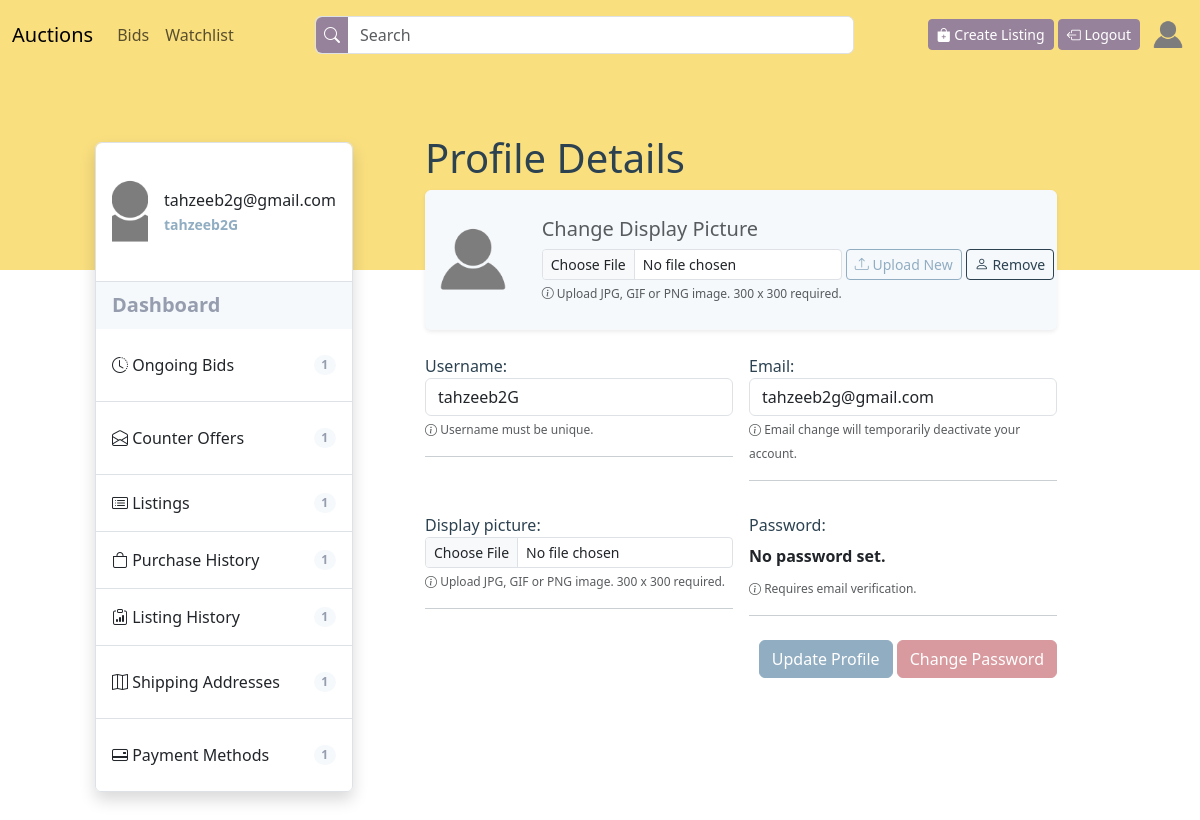
The app's page /users/profile (signed in) with its own data.
### users/models.py (models this page shows, shortened)
class User(AbstractUser):
    email = models.EmailField(unique=True)
    watchlist = models.ManyToManyField(
        'auctions.Listing', null=True, blank=True)
    is_oauth_registered = models.BooleanField(default=False)
    display_picture = models.ImageField(
        upload_to='display-pictures/', max_length=250, default='display-pictures/default-dp.png')
    email_verification_token = models.CharField(
        max_length=200, null=True, blank=True)
    forget_password_token = models.CharField(
        max_length=200, null=True, blank=True)
    previous_email = models.EmailField(null=True, default=None)

### users/views.py (the view, shortened to what this page needs)
# urls.py: path("profile", views.user_profile, name='profile'),
@login_required(login_url=settings.LOGIN_URL)
def user_profile(request):
    user = request.user
    user_dict = {'username': user.username, 'email': user.email}
    form = UserUpdateForm(initial=user_dict)
    return render(request, 'users/profile-details.html', {'user': user, 'form': form, })

### users/templates/users/profile-details.html (shortened to what this page needs)
{% extends "users/profile-layout.html" %}
{% block child%}
<h4 class="display-6">Profile Details </h4>
<div class="card py-4 px-xl-0 px-3 list-bg shadow-sm">
    <div class="row align-items-center justify-content-center">
        <div class="col-auto my-xl-0 my-2">
            <img src="{{user.display_picture.url}}" class="thumbnail-image">
        </div>
        <div class="col-auto text-xl-start text-center my-xl-0 my-2">
            <h4 class="text-muted lead">Change Display Picture</h4>
            <form method="post" enctype="multipart/form-data"
                class="row g-1 align-items-start justify-content-center px-xl-0 px-2">
                <div class="col-auto" id="display-picture-section">
                    {{ form.display_picture }}
                    <small class="text-muted small-custom"><i class="bi bi-info-circle"></i>
                        {{form.display_picture.help_text}}</small>
                </div>
                <div class="col-auto">
                    <button type="submit" class="btn btn-outline-primary btn-sm loader-on-click w-100"><i
                            class="bi bi-upload"></i>
                        Upload New</button>
                </div>
                <div class="col-auto">
                    <a class="btn btn-outline-dark btn-sm w-100" href="{% url 'profile' %}?remove_picture"><i
                            class="bi bi-person"></i>
                        Remove</a>
                </div>
            </form>
        </div>
    </div>
</div>
<form class="my-4" action="{% url 'profile' %}" method="post" id="email-form" enctype="multipart/form-data">
    <div class="row g-3 align-items-start justify-content-between">
        {% for field in form%}
        <div class="col-xl-6 col-12 form-group px-2">
            <label class="fw-medium lead fs-6" for="{{field.id_for_label}}">{{field.label}}: </label>
            {{ field }}
            {% if field.help_text%}
            <small class="text-muted small-custom"><i class="bi bi-info-circle"></i>
                {{field.help_text}}</small>
            {% endif %}
            <hr>
        </div>
        {% endfor %}
    </div>
    <div class="text-end">
        <button type="button" class="btn btn-primary mt-2" onClick="confirmProfileChange()" id="email-form-button">Update
            Profile</button>
        <a class="btn btn-danger loader-on-click mt-2" href="{% url 'forgot-password' %}">Change
            Password
        </a>
    </div>
</form>
{% endblock child %}

### users/templates/users/profile-layout.html
{% extends "auctions/layout.html" %}
{% block body %}
<div class="backdrop">
</div>
<div class="container-fluid p-5 overlap-container">
    <div class="row align-items-start justify-content-center">
        <div class="col-xl-3 col-12 mt-xl-4 mt-4">
            <ul class="list-group list-group-flush border rounded shadow">
                <li class="list-group-item d-flex justify-content-start align-items-center py-4 border-none">
                    <img src="{{user.display_picture.url}}" class="thumbnail-image">
                    <div class="ms-3 fw-medium">
                        {{request.user.email}}
                        <br>
                        <small class="fw-bold highlighted-text">{{request.user.username}}</small>
                    </div>
                </li>
                <li class="list-group-item list-bg d-flex justify-content-between align-items-center fw-bold lead">
                    Dashboard
                </li>
                <li class="list-group-item list">
                    <a class="d-flex justify-content-between align-items-center lead py-3 fs-6"
                        href="{% url 'ongoing-bids' %}">
                        <span><i class="bi bi-clock-history"></i> Ongoing Bids</span>
                        <span class="badge badge-bd rounded-pill">1</span>
                    </a>
                </li>
                <li class="list-group-item list">
                    <a class="d-flex justify-content-between align-items-center lead py-3 fs-6"
                        href="{% url 'counter-offers' %}">
                        <span><i class="bi bi-envelope-open"></i> Counter Offers</span>
                        <span class="badge badge-bd rounded-pill">1</span>
                    </a>
                </li>
                <li class="list-group-item list d-flex justify-content-between align-items-center lead py-3 fs-6">
                    <span><i class="bi bi-card-list"></i> Listings </span>
                    <span class="badge badge-bd rounded-pill">1</span>
                </li>
                <li class="list-group-item list d-flex justify-content-between align-items-center lead py-3 fs-6">
                    <span><i class="bi bi-bag"></i> Purchase History</span>
                    <span class="badge badge-bd rounded-pill">1</span>
                </li>
                <li class="list-group-item list d-flex justify-content-between align-items-center lead py-3 fs-6">
                    <span><i class="bi bi-clipboard-data"></i> Listing History</span>
                    <span class="badge badge-bd rounded-pill">1</span>
                </li>
                <li class="list-group-item list">
                    <a class="d-flex justify-content-between align-items-center lead py-3 fs-6"
                        href="{% url 'view-shipping-address' %}">
                        <span><i class="bi bi-map"></i> Shipping Addresses</span>
                        <span class="badge badge-bd rounded-pill">1</span>
                    </a>
                </li>
                <li class="list-group-item list">
                    <a class="d-flex justify-content-between align-items-center lead py-3 fs-6"
                        href="{% url 'view-payment-methods' %}">
                        <span><i class="bi bi-credit-card-2-back"></i> Payment Methods</span>
                        <span class="badge badge-bd rounded-pill">1</span>
                    </a>
                </li>
            </ul>
        </div>
        <div class="col-xl-8 col-12 mt-xl-0 mt-5">
            <div class="px-xl-5 px-0 py-3" id="user-profile-content-container">
                {% block child %}
                {% endblock child%}
            </div>
        </div>
    </div>
</div>
{% endblock %}

### auctions/templates/auctions/layout.html (shortened to what this page needs)
{% load static %}
<!DOCTYPE html>
<html lang="en">
<head>
    <link href="https://cdn.jsdelivr.net/npm/bootstrap@5.3.2/dist/css/bootstrap.min.css" rel="stylesheet"
>
    <link href="{% static 'commerce/styles.css' %}" rel="stylesheet">
    <link rel="stylesheet" href="https://cdn.jsdelivr.net/npm/sweetalert2@11.0.19/dist/sweetalert2.min.css">
    <link rel="stylesheet" href="https://cdn.jsdelivr.net/npm/bootstrap-icons@1.11.2/font/bootstrap-icons.min.css">
</head>
<body>
    <nav class="navbar navbar-expand-lg sticky-top bg-background-tertiary" style="background-color: var(--nav);">
        <div class="container-fluid">
            <a class="navbar-brand" href="{% url 'index' %}">Auctions</a>
            <div class="collapse navbar-collapse" id="navbarSupportedContent">
                <ul class="navbar-nav me-auto mb-2 mb-lg-0">
                    {% if user.is_authenticated %}
                    <li class="nav-item">
                        <a class="nav-link" href="{% url 'user_bids' %}">Bids</a>
                    </li>
                    <li class="nav-item">
                        <a class="nav-link" href="{% url 'watchlist' %}">Watchlist</a>
                    </li>
                    {% endif %}
                </ul>
                <form class="d-flex w-50 me-auto my-2 form-control p-0" role="search" action="{% url 'search' %}"
                    menthod="POST">
                    <button type="submit" style="background-color: var(--custom-secondary); border-width: 0px;"
                        class="text-white rounded-start px-2"><i class="bi bi-search"></i>
                    </button>
                    <input class="form-control w-100 ms-0" type="search" placeholder="Search" aria-label="Search"
                        style="border-width: 0px;">
                </form>
                <div class="float-lg-end float-start">
                    <a class="btn btn-secondary btn-sm mt-1" href="{% url 'createListing' %}"><i
                            class="bi bi-bag-plus-fill"></i>
                        Create Listing</a>
                    {% if user.is_authenticated %}
                    <a class="btn btn-secondary btn-sm mt-1" href="{% url 'logout' %}"><i
                            class="bi bi-box-arrow-left"></i>
                        Logout</a>
                    {% else %}
                    <a class="btn btn-secondary btn-sm mt-1" href="{% url 'login' %}"><i
                            class="bi bi-box-arrow-in-right"></i> Login</a>
                    <a class="btn btn-secondary btn-sm mt-1" href="{% url 'register' %}"><i
                            class="bi bi-person-plus-fill"></i> Register</a>
                    {% endif %}
                    {% if user.is_authenticated %}
                    <a class="ms-2 ali float-end" href="{% url 'profile' %}">
                        <div style="width: 40px; height: 40px; overflow: hidden; border-radius: 50%;">
                            <img src="{{user.display_picture.url}}"
                                style="height:100%; width: 100%; object-fit: cover;">
                        </div>
                    </a>
                </div>
                {% endif %}
            </div>
        </div>
    </nav>
    {% block body %}
    {% endblock %}
</body>
</html>

### commerce/static/commerce/styles.css (style rules this page uses)
:root { --custom-bg: #FADF7F; --nav: #FADF7F; --custom-danger: #D89A9E; --custom-success: #06908F; --custom-dark: #2C4251; --custom-primary: #91ADC2; --custom-secondary: #97829B; }
ul li a { color: inherit; text-decoration: none; }
.overlap-container { margin-top: -200px; }
.small-custom { font-size: 12px; }
.backdrop { width: 100%; min-height: 200px; background-color: var(--custom-bg); }
.thumbnail-image { width: 90px; height: 90px; overflow: hidden; object-fit: cover; border-radius: 10%; }
.badge-bd { background-color: #F6F9FC; border-color: #F6F9FC; color: #959DAE; }
.list-bg { background-color: #F6F9FC; border-color: #F6F9FC; color: #959DAE; }
.highlighted-text { color: #90ADC2; }
.btn-primary { background-color: var(--custom-primary); border-color: var(--custom-primary); }
.btn-outline-primary { border-color: var(--custom-primary); color: var(--custom-primary) }
.btn-secondary { background-color: var(--custom-secondary); border-color: var(--custom-secondary); }
.btn-danger { background-color: var(--custom-danger); border-color: var(--custom-danger); }
.btn-outline-dark { border-color: var(--custom-dark); color: var(--custom-dark) }
html, body { height: 100%; margin: 0; color: var(--custom-dark) }

### records on screen
User: display_picture (placeholder picture), user.email "tahzeeb2g@gmail.com", user.username "tahzeeb2G", form "tahzeeb2G" "tahzeeb2g@gmail.com" "No password set."

### other values on screen
{{ field.label }} "Username" "Email" "Display picture" "Password"
{{ field.help_text }} "Username must be unique." "Email change will temporarily deactivate your account." "Upload JPG, GIF or PNG image. 300 x 300 required." "Requires email verification."
